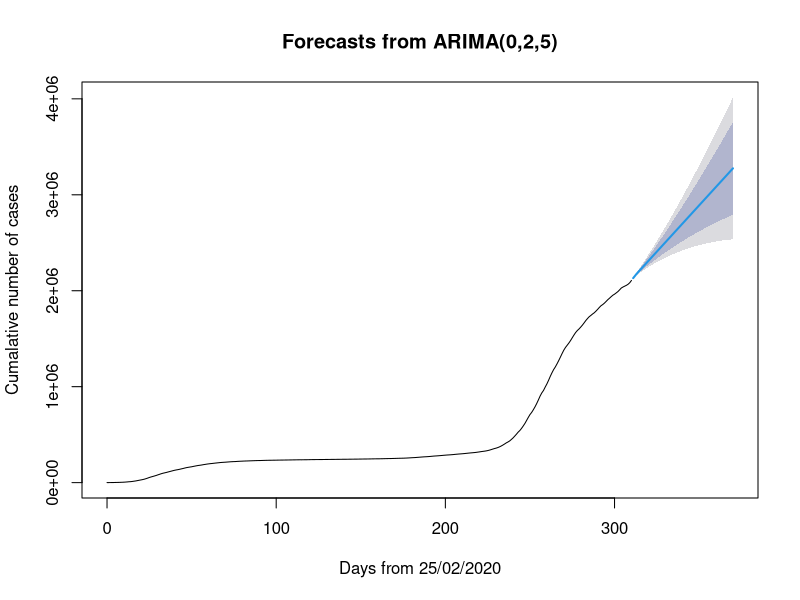
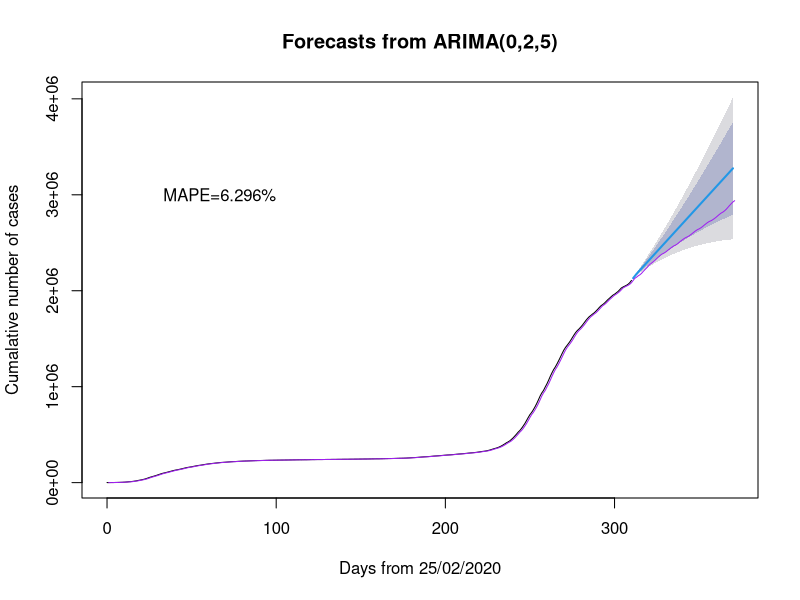
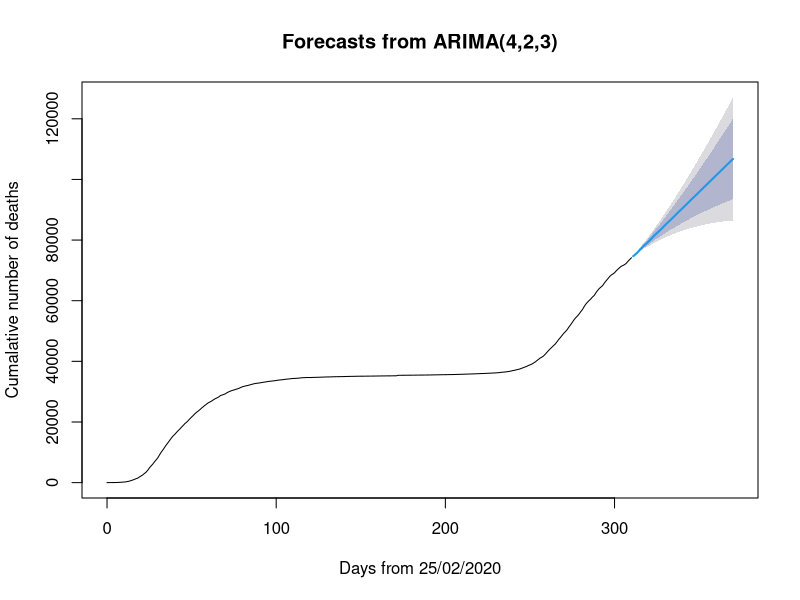
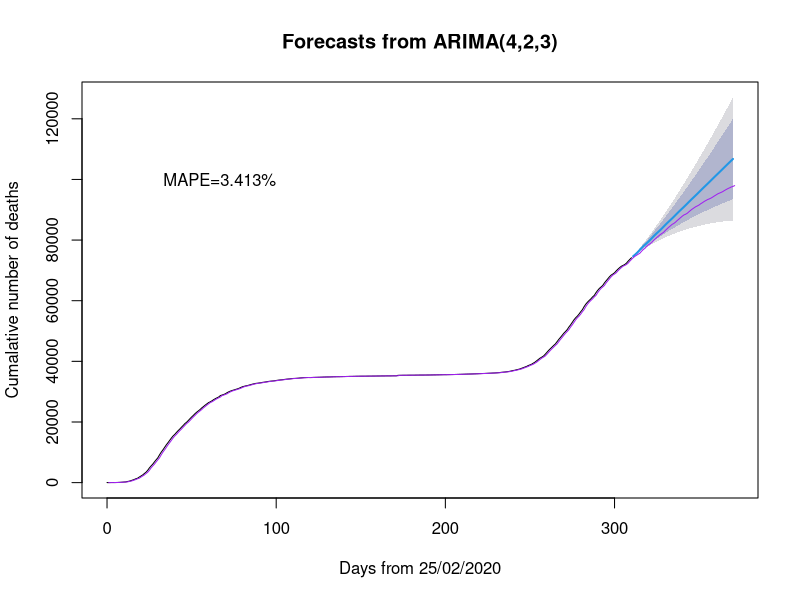
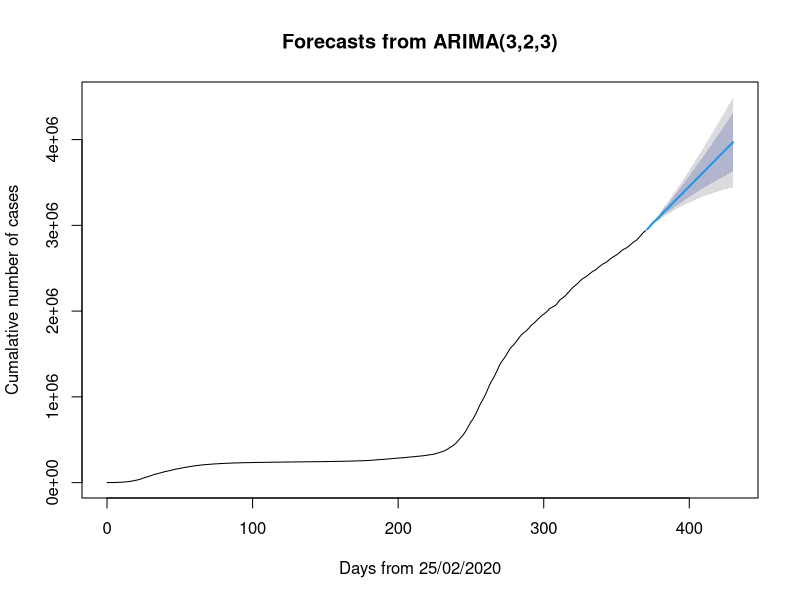
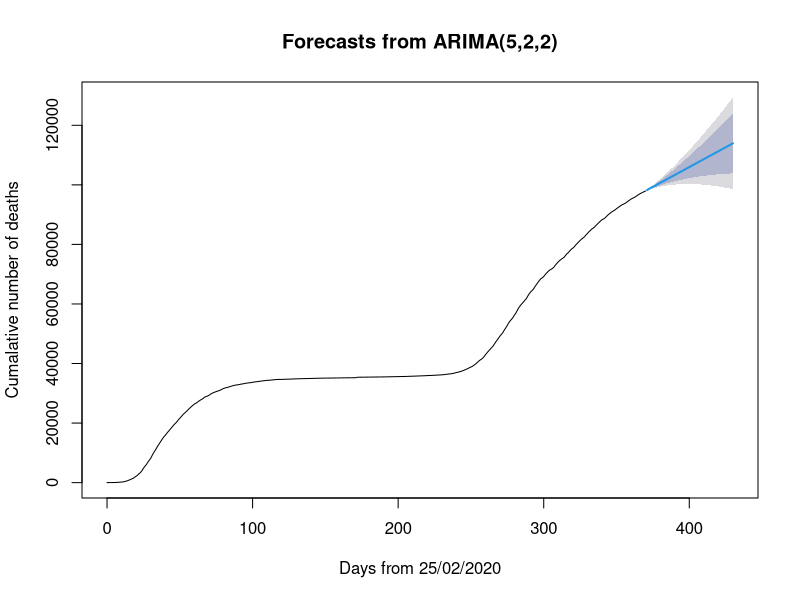

The R script that drew these images, in order: (Note: this script raises an error after producing the figures.)
library(forecast)
library(MLmetrics)
library(dplyr)
library(tidyr)
library(ggplot2)
library(patchwork)


#Read in Data Set#
italycovid <- read.csv("data/timeseriesdata.csv")

#Create 2 Subset Data sets#
names(italycovid)
#All records from 2020
italycovid20 <- subset(italycovid, y<=311)
#All records from 2021
italycovid21 <- subset(italycovid, y>311)


#Plot time series for all records, cases and deaths#
tsitalycovid19d <-ts (italycovid20$Deaths, frequency = 1,start = c(25/02/2020,1))
tsitalycovid19c <-ts (italycovid20$Cases, frequency = 1,start = c(25/02/2020,1))
#plot(tsitalycovid19c)
#plot(tsitalycovid19d)

#Registered cases forcasting
autoarima1 <- auto.arima(tsitalycovid19c)
forecast1 <- forecast(autoarima1, h=60)
#calculate MAPE
cm <- MAPE(forecast1$mean, italycovid21$Cases)
plot(forecast1,ylab='Cumalative number of cases',xlab='Days from 25/02/2020')
plot(forecast1,ylab='Cumalative number of cases',xlab='Days from 25/02/2020')
     lines(italycovid$Cases, col='purple')
     text(100,y=3000000, paste0('MAPE=',round(cm*100,3),'%'),adj=1)
#plot(forecast1$residuals)
#qqnorm(forecast1$residuals)

#Registered deaths forcasting
autoarima2 <- auto.arima(tsitalycovid19d)
forecast2 <- forecast(autoarima2, h=60)
#calculate MAPE
dm <- MAPE(forecast2$mean, italycovid21$Death)
plot(forecast2,ylab='Cumalative number of deaths',xlab='Days from 25/02/2020')
plot(forecast2,ylab='Cumalative number of deaths',xlab='Days from 25/02/2020')
     lines(italycovid$Deaths, col='purple')
     text(100,y=100000, paste0('MAPE=',round(dm*100,3),'%'),adj=1)
#plot(forecast1$residuals)
#qqnorm(forecast1$residuals)

#Registered cases forcasting for March and April
tsitalycovid19dd <-ts (italycovid$Deaths, frequency = 1,start = c(25/02/2020,1))
tsitalycovid19cc <-ts (italycovid$Cases, frequency = 1,start = c(25/02/2020,1))

#Registered cases forcasting
autoarima3 <- auto.arima(tsitalycovid19cc)
forecast3 <- forecast(autoarima3, h=60)
#calculate MAPE
plot(forecast3,ylab='Cumalative number of cases',xlab='Days from 25/02/2020')
#plot(forecast1$residuals)
#qqnorm(forecast1$residuals)

#Registered deaths forcasting
autoarima4 <- auto.arima(tsitalycovid19dd)
forecast4 <- forecast(autoarima4, h=60)
#calculate MAPE
plot(forecast4,ylab='Cumalative number of deaths',xlab='Days from 25/02/2020')
#plot(forecast1$residuals)
#qqnorm(forecast1$residuals)

write.csv(forecast3, file = "output/arimacases.csv")
write.csv(forecast4, file = "output/arimadeaths.csv")
